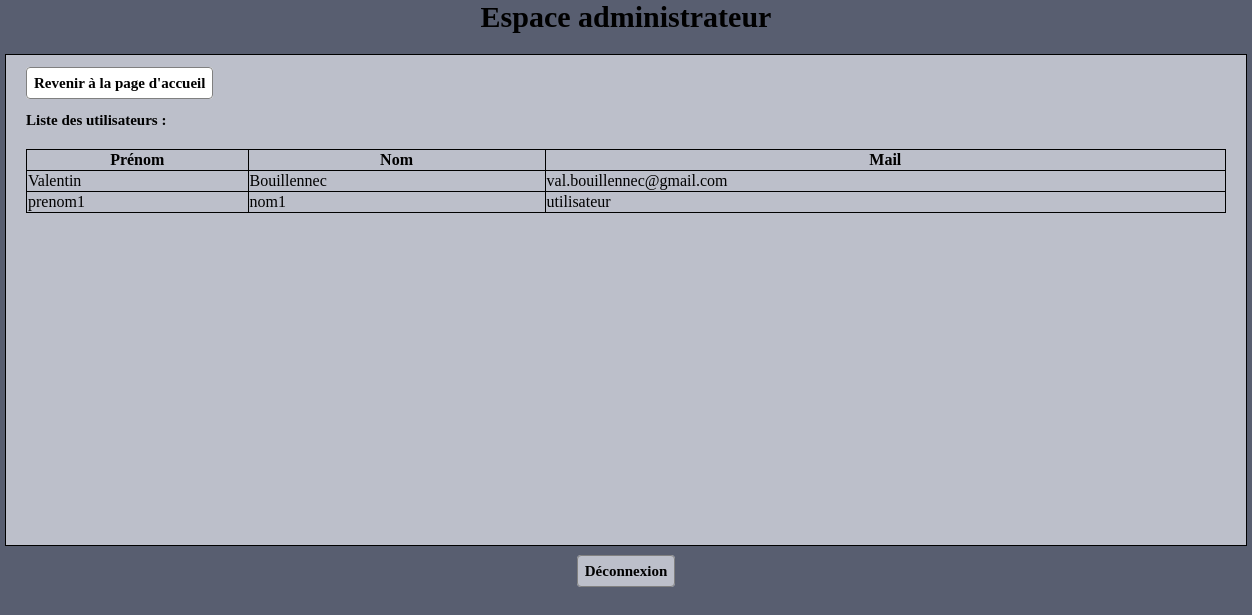
/admin/liste_utilisateur.php, run on the app's committed database.
### tables this page shows
CREATE TABLE IF NOT EXISTS `utilisateur` (
  `id_utilisateur` int(11) NOT NULL AUTO_INCREMENT,
  `nom_utilisateur` varchar(20) NOT NULL,
  `prenom_utilisateur` varchar(20) NOT NULL,
  `mdp_utilisateur` varchar(20) NOT NULL,
  `mail_utilisateur` varchar(50) NOT NULL,
  `admin` tinyint(1) NOT NULL,
  `confirme` tinyint(1) NOT NULL,
  PRIMARY KEY (`id_utilisateur`)
);

### admin/liste_utilisateur.php (the view, shortened to what this page needs)
<?php
	include('../connexion.php');
?>
<html>
	<head>
		<link rel="stylesheet" href="../style.css" type="text/css"/>
	</head>
	<body>
		<header>
			<h1 style="text-align:center;">Espace administrateur</h1>
		</header>
		<div id="main">
			<a class="bouton" href="admin.php">Revenir à la page d'accueil</a>
			<?php
				echo '<h4>Liste des utilisateurs : </h4>';
				$recherche = $bdd->prepare('SELECT * FROM utilisateur WHERE confirme = :confirme');
				$recherche->execute(array(
					'confirme' => true));
				echo '<table class="tableau">';
				echo '<tr>';
					echo '<th>Prénom</th>';
					echo '<th>Nom</th>';
					echo '<th>Mail</th>';
				echo '</tr>';
				while($liste = $recherche->fetch())
				{
					echo '<tr>';
						echo '<td>'.$liste['prenom_utilisateur'].'</td>';
						echo '<td>'.$liste['nom_utilisateur'].'</td>';
						echo '<td>'.$liste['mail_utilisateur'].'</td>';
					echo '</tr>';
				}
				echo '</table>';
			?>
		</div>
		<br><center><a class="bouton" style="background-color: #bcbfca" href="../deconnexion.php">Déconnexion</a></center>
	</body>
</html>

### style.css (style rules this page uses)
body { margin:0; padding: 0; font-family: Verdana; font-size:15px; background-color: #585e70; }
#main { border: 1px solid black; background-color: #bcbfca; margin-right: auto; margin-left: auto; padding: 20px; height : 450px; width : 1200px; }
a { text-decoration: none; color: none; }
.bouton { padding:7px; border-radius: 4px; background-color: white; color: black; font-weight: bold; text-align: center; border:1px solid grey; }
.tableau { width : 100%; }
.tableau, th, td { border: 1px solid black; border-collapse : collapse; }

### data on the page
utilisateur: prenom_utilisateur "Valentin", nom_utilisateur "Bouillennec", mail_utilisateur "val.bouillennec@gmail.com"
utilisateur: prenom_utilisateur "prenom1", nom_utilisateur "nom1", mail_utilisateur "utilisateur"
